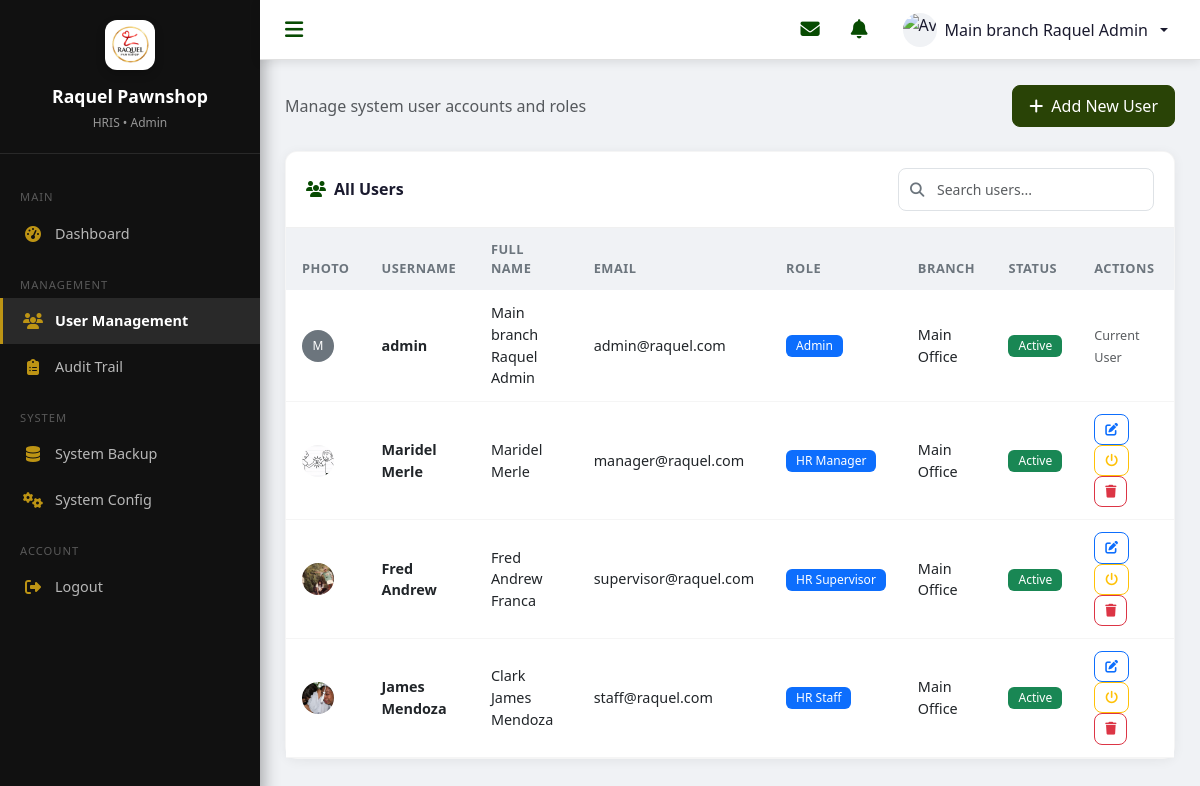
The page /admin/users.php (signed in) on the database its author committed.
### tables this page shows
CREATE TABLE users (
    user_id INT AUTO_INCREMENT PRIMARY KEY,
    username VARCHAR(50) NOT NULL UNIQUE,
    email VARCHAR(100) NOT NULL UNIQUE,
    password_hash VARCHAR(255) NOT NULL,
    full_name VARCHAR(100) NOT NULL,
    role ENUM('Admin', 'HR Manager', 'HR Supervisor', 'HR Staff') NOT NULL,
    branch_id INT NULL,
    profile_picture VARCHAR(255) NULL,
    is_active TINYINT(1) DEFAULT 1,
    created_at TIMESTAMP DEFAULT CURRENT_TIMESTAMP,
    updated_at TIMESTAMP DEFAULT CURRENT_TIMESTAMP ON UPDATE CURRENT_TIMESTAMP,
    deleted_at TIMESTAMP NULL DEFAULT NULL,
    CONSTRAINT fk_users_branch FOREIGN KEY (branch_id) REFERENCES branches(branch_id) ON DELETE SET NULL,
    INDEX idx_user_role (role),
    INDEX idx_user_status (is_active, deleted_at)
);

CREATE TABLE branches (
    branch_id INT AUTO_INCREMENT PRIMARY KEY,
    branch_name VARCHAR(100) NOT NULL,
    location VARCHAR(255) NOT NULL,
    is_active TINYINT(1) DEFAULT 1,
    created_at TIMESTAMP DEFAULT CURRENT_TIMESTAMP,
    updated_at TIMESTAMP DEFAULT CURRENT_TIMESTAMP ON UPDATE CURRENT_TIMESTAMP,
    deleted_at TIMESTAMP NULL DEFAULT NULL,
    INDEX idx_branch_status (is_active, deleted_at)
);

### includes/functions.php (called while the page is built, shortened)
<?php
function e($string)
{
    return htmlspecialchars($string ?? '', ENT_QUOTES, 'UTF-8');
}
function getSetting($conn, $key, $default = null)
{
    $stmt = $conn->prepare("SELECT setting_value FROM system_settings WHERE setting_key = ?");
    $stmt->bind_param("s", $key);
    $stmt->execute();
    $res = $stmt->get_result()->fetch_assoc();
    return $res ? $res['setting_value'] : $default;
}
?>

### admin/users.php (the view, shortened to what this page needs)
<?php
require_once '../includes/session-check.php';
require_once '../includes/functions.php';
require_once '../includes/header.php';
$users = $conn->query("SELECT u.*, b.branch_name FROM users u LEFT JOIN branches b ON u.branch_id = b.branch_id ORDER BY u.created_at DESC");
?>
<div class="d-flex justify-content-between align-items-center mb-4">
    <p class="text-muted mb-0">Manage system user accounts and roles</p>
    <button class="btn btn-primary" data-bs-toggle="modal" data-bs-target="#addUserModal">
        <i class="fas fa-plus me-2"></i>Add New User
    </button>
</div>
<div class="content-card">
    <div class="card-header">
        <h5><i class="fas fa-users me-2"></i>All Users</h5>
        <div class="search-box">
            <i class="fas fa-search search-icon"></i>
            <input type="text" class="form-control form-control-sm" id="searchUsers" placeholder="Search users..." onkeyup="filterTable('searchUsers', 'usersTable')">
        </div>
    </div>
    <div class="card-body p-0">
        <div class="table-responsive">
            <table class="table table-hover" id="usersTable">
                <thead>
                    <tr>
                        <th>Photo</th>
                        <th>Username</th>
                        <th>Full Name</th>
                        <th>Email</th>
                        <th>Role</th>
                        <th>Branch</th>
                        <th>Status</th>
                        <th>Actions</th>
                    </tr>
                </thead>
                <tbody>
                    <?php while ($user = $users->fetch_assoc()): ?>
                        <tr>
                            <td>
                                <?php if ($user['profile_picture']): ?>
                                    <img src="<?php echo BASE_URL . '/' . e($user['profile_picture']); ?>"
                                         alt="Profile" class="rounded-circle" style="width: 32px; height: 32px; object-fit: cover;">
                                <?php else: ?>
                                    <div class="rounded-circle bg-secondary d-flex align-items-center justify-content-center text-white"
                                         style="width: 32px; height: 32px; font-size: 12px;">
                                        <?php echo strtoupper(substr($user['full_name'], 0, 1)); ?>
                                    </div>
                                <?php endif; ?>
                            </td>
                            <td><strong><?php echo e($user['username']); ?></strong></td>
                            <td><?php echo e($user['full_name']); ?></td>
                            <td><?php echo e($user['email']); ?></td>
                            <td><span class="badge bg-primary"><?php echo e($user['role']); ?></span></td>
                            <td><?php echo e($user['branch_name'] ?? 'N/A'); ?></td>
                            <td>
                                <span class="badge <?php echo $user['is_active'] ? 'bg-success' : 'bg-danger'; ?>">
                                    <?php echo $user['is_active'] ? 'Active' : 'Inactive'; ?>
                                </span>
                            </td>
                            <td>
                                <?php if ($user['user_id'] != $_SESSION['user_id']): ?>
                                    <a href="<?php echo BASE_URL; ?>/admin/edit-user.php?id=<?php echo $user['user_id']; ?>"
                                       class="btn btn-sm btn-outline-primary" title="Edit User">
                                        <i class="fas fa-edit"></i>
                                    </a>
                                    <a href="?toggle=<?php echo $user['user_id']; ?>"
                                       class="btn btn-sm btn-outline-warning" title="Toggle Active/Inactive">
                                        <i class="fas fa-power-off"></i>
                                    </a>
                                    <button type="button" class="btn btn-sm btn-outline-danger"
                                            title="Delete User"
                                            onclick="setDeleteTarget(<?php echo $user['user_id']; ?>, '<?php echo e(addslashes($user['username'])); ?>')"
                                            data-bs-toggle="modal" data-bs-target="#deleteModal">
                                        <i class="fas fa-trash"></i>
                                    </button>
                                <?php else: ?>
                                    <small class="text-muted">Current User</small>
                                <?php endif; ?>
                            </td>
                        </tr>
                    <?php endwhile; ?>
                </tbody>
            </table>
        </div>
    </div>
</div>
<?php require_once '../includes/footer.php'; ?>

### includes/header.php (shortened to what this page needs)
<?php
require_once __DIR__ . '/functions.php';
$sys_pawnshop_name = getSetting($conn, 'company_name', 'Raquel Pawnshop');
$sys_logo = getSetting($conn, 'system_logo', 'assets/img/logo/logo.png');
$current_page = basename($_SERVER['PHP_SELF']);
$display_avatar = '';
if (empty($display_avatar)) {
    $role_img = 'staff.png';
    if ($_SESSION['role'] === 'Admin')
        $role_img = 'admin.png';
    elseif ($_SESSION['role'] === 'HR Manager')
        $role_img = 'manager.png';
    elseif ($_SESSION['role'] === 'HR Supervisor')
        $role_img = 'supervisor.png';
    $display_avatar = BASE_URL . '/assets/img/avatars/' . $role_img;
}
$sidebar_menus = [];
switch ($_SESSION['role']) {
    case 'Admin':
        $sidebar_menus = [
            'MAIN' => [
                ['icon' => 'fas fa-tachometer-alt', 'label' => 'Dashboard', 'url' => BASE_URL . '/admin/dashboard.php', 'page' => 'dashboard.php'],
            ],
            'MANAGEMENT' => [
                ['icon' => 'fas fa-users', 'label' => 'User Management', 'url' => BASE_URL . '/admin/users.php', 'page' => 'users.php'],
                ['icon' => 'fas fa-clipboard-list', 'label' => 'Audit Trail', 'url' => BASE_URL . '/admin/audit-trail.php', 'page' => 'audit-trail.php'],
            ],
            'SYSTEM' => [
                ['icon' => 'fas fa-database', 'label' => 'System Backup', 'url' => BASE_URL . '/admin/backup.php', 'page' => 'backup.php'],
                ['icon' => 'fas fa-cogs', 'label' => 'System Config', 'url' => BASE_URL . '/admin/config.php', 'page' => 'config.php'],
            ],
        ];
        break;
}
?>
<!DOCTYPE html>
<html lang="en">
<head>
    <link href="https://cdn.jsdelivr.net/npm/bootstrap@5.3.0/dist/css/bootstrap.min.css" rel="stylesheet">
    <link href="https://cdnjs.cloudflare.com/ajax/libs/font-awesome/6.4.0/css/all.min.css" rel="stylesheet">
    <link href="<?php echo BASE_URL; ?>/assets/css/style.css?v=<?php echo time(); ?>" rel="stylesheet">
</head>
<body>
    <aside class="sidebar" id="sidebar">
        <div class="sidebar-header">
            <img src="<?php echo BASE_URL . '/' . e($sys_logo); ?>" alt="Logo"
                style="width: 50px; height: 50px; border-radius: 12px; object-fit: cover; margin-bottom: 8px; box-shadow: 0 4px 10px rgba(0,0,0,0.2); background: white; border: 2px solid rgba(255,255,255,0.1);">
            <h2><?php echo e($sys_pawnshop_name); ?></h2>
            <small>HRIS • <?php echo e($_SESSION['role']); ?></small>
        </div>
        <nav class="sidebar-nav" id="sidebar-nav">
            <?php foreach ($sidebar_menus as $label => $items): ?>
                <div class="nav-label"><?php echo e($label); ?></div>
                <?php foreach ($items as $item): ?>
                    <?php
                    $classes = ($current_page === $item['page']) ? 'active' : '';
                    ?>
                    <a href="<?php echo $item['url']; ?>" class="<?php echo $classes; ?>"
                        title="<?php echo e($item['label']); ?>">
                        <i class="<?php echo $item['icon']; ?>"></i>
                        <span class="nav-text"><?php echo e($item['label']); ?></span>
                    </a>
                <?php endforeach; ?>
            <?php endforeach; ?>
            <div class="nav-label">ACCOUNT</div>
            <a href="<?php echo BASE_URL; ?>/logout.php" title="Logout">
                <i class="fas fa-sign-out-alt"></i>
                <span class="nav-text">Logout</span>
            </a>
        </nav>
    </aside>
    <header class="top-navbar">
        <div class="d-flex align-items-center gap-3">
            <button class="sidebar-toggle" onclick="toggleSidebar()">
                <i class="fas fa-bars"></i>
            </button>
        </div>
        <div class="nav-right">
            <?php
            $inbox_url = BASE_URL . '/staff/notifications.php';
            if ($_SESSION['role'] === 'Admin')
                $inbox_url = BASE_URL . '/admin/notifications.php';
            elseif ($_SESSION['role'] === 'HR Manager')
                $inbox_url = BASE_URL . '/manager/notifications.php';
            elseif ($_SESSION['role'] === 'HR Supervisor')
                $inbox_url = BASE_URL . '/supervisor/notifications.php';
            ?>
            <a href="<?php echo $inbox_url; ?>" class="notification-btn" title="Open Mail / Inbox">
                <i class="fas fa-envelope"></i>
            </a>
            <div class="dropdown">
                <button class="notification-btn" data-bs-toggle="dropdown" aria-expanded="false" id="notificationBtn">
                    <i class="fas fa-bell"></i>
                </button>
            </div>
            <div class="dropdown user-dropdown">
                <button class="btn dropdown-toggle" data-bs-toggle="dropdown">
                    <div class="user-avatar">
                        <img src="<?php echo $display_avatar; ?>" alt="Avatar">
                    </div>
                    <span class="d-none d-md-inline"><?php echo e($_SESSION['full_name']); ?></span>
                </button>
            </div>
        </div>
    </header>
    <main class="main-content">

### includes/footer.php (shortened to what this page needs)
</main>
</body>
</html>

### rows shown on the page
users: full_name "M", username "admin", full_name "Main branch Raquel Admin", email "admin@raquel.com", role "Admin", branch.branch_name "Main Office", is_active "Active", shows "Current User"
users: profile_picture (picture), username "Maridel Merle", full_name "Maridel Merle", email "manager@raquel.com", role "HR Manager", branch.branch_name "Main Office", is_active "Active"
users: profile_picture (picture), username "Fred Andrew", full_name "Fred Andrew Franca", email "supervisor@raquel.com", role "HR Supervisor", branch.branch_name "Main Office", is_active "Active"
users: profile_picture (picture), username "James Mendoza", full_name "Clark James Mendoza", email "staff@raquel.com", role "HR Staff", branch.branch_name "Main Office", is_active "Active"

### other values the page prints
$sys_pawnshop_name "Raquel Pawnshop"
$_SESSION['role'] "Admin"
$label "MAIN"
$item['label'] "Dashboard"
$label "MANAGEMENT"
$item['label'] "User Management"
$item['label'] "Audit Trail"
$label "SYSTEM"
$item['label'] "System Backup"
$item['label'] "System Config"
$_SESSION['full_name'] "Main branch Raquel Admin"
